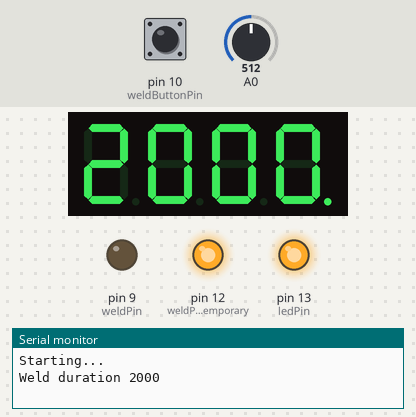
A sketch run on a simulated Arduino Uno, built with avr-gcc and run on an emulated ATmega328P. Parts: 4-digit seven-segment display, output pins drawn as LEDs (lit = HIGH), the last lines printed to the serial monitor. Inputs (shaded band) come from the test bench; at power-on: A0 = 512, pin 10 (weldButtonPin) HIGH. Pins used as bus, display or sensor lines are not drawn.

Above: at 2.2 s.
2.3 s: A0 set to 716
At 3.1 s:
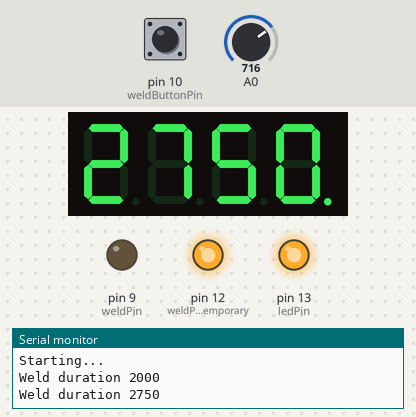
3.9 s: A0 set to 900
At 4.3 s:
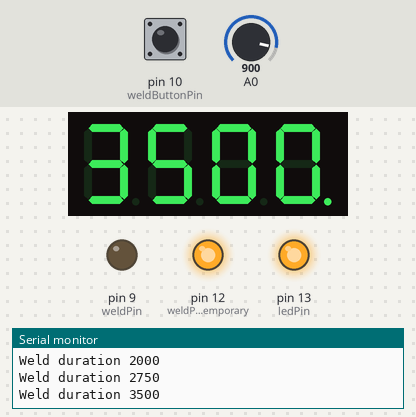
5.5 s: pin 10 (weldButtonPin) pulled LOW for 0.15 s
At 15.4 s:
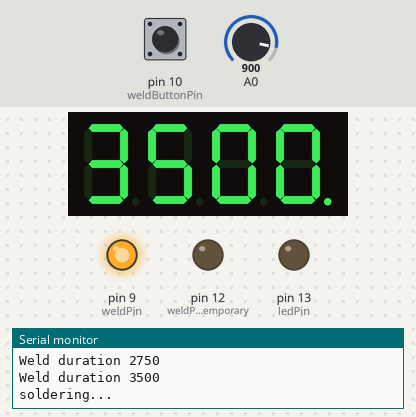
Timing chart, 0 to 15.7 s (numbered marks = the images above; inputs shaded):
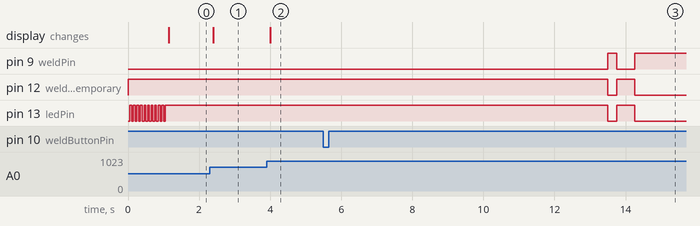

The sketch:

soldador.ino
```cpp
// (licence header left out)
/********************
4 Digit 7seg display pinout:
Pins labelled as a-g are the LED forming a digit.
Pins labelled D1-4 are the cathode of each digit on the display.
 12  11 10 9 8 7
 _   _   _   _
|_| |_| |_| |_|
|_|.|_|.|_|.|_|.
   1 2 3 4 5 6

1 e (pin8)
2 d (pina1)
3 dp (pina4)
4 c a3
5 g a5
6 d4 a4
7 b (pin7)
8 d3 (pin6)
9 d2 (pin5)
10 f 4
11 a (pin3)
12 d1 (pin2)

*/
#include <Arduino.h>
#include <SevSeg.h>
//#include <SevenSeg.h>
const int sinusMax_us = 4583; // time required for a sine-wave at 60Hz to half-cycle once

const byte weldPin = 9;
const byte weldPin_Temporary = 12; //relay connected here
const byte weldButtonPin = 10;
const byte weldBuzzerPin = A5;
const byte ledPin = 13;
const byte zeroCrossPin = 11;
const int preWeld_ms = 250;
const int weldPause_ms = 500;
const int step_ms = 250;
      int weldTime_ms = 0;
     bool continuously = true;
     bool onoff = false;
SevSeg sevseg; //Instantiate a seven segment object

/*SevenSeg disp (3, 7, A3, A1, 8, 4, A5) ;
const int numOfDigits =4;
int digit_Pins [ numOfDigits ]={2,5,6,A2};*/


void setup() {

  Serial.begin(115200);
  Serial.println("Starting...");

  byte digitPins[] = {2,5,6,A2};
  byte segmentPins[] = {3, 7, A3, A1, 8, 4, A5, A4};
  sevseg.begin(COMMON_CATHODE, 4, digitPins, segmentPins);

  /*disp.setDigitPins ( numOfDigits , digit_Pins );
  disp.setDPPin(A4);
  disp.setCommonCathode();*/

  pinMode(weldButtonPin, INPUT_PULLUP);
  pinMode(weldPin, OUTPUT); // welding doesnt work yet because i dont have the right WIMA capacitor for the rc-filter that activates the weld
  pinMode(weldPin_Temporary, OUTPUT); // a temporary workaround to the lack of the correct rc-filter (which activates the weld) is this pin which is a relay board
  pinMode(ledPin, OUTPUT);
  pinMode(weldBuzzerPin, OUTPUT);
  pinMode(zeroCrossPin, INPUT);

  digitalWrite(weldPin_Temporary, HIGH); // immediately turn off the relay
  //disp.setDigitDelay(250);
  //disp.write("Hello");

  for (int ii = 0; ii<= 20; ii++) {
    digitalWrite(ledPin, onoff);
    onoff = !onoff;
    delay(50);
  }
  digitalWrite(ledPin, 1); // power on indication
}

void loop() {

  // potentiometer on pin A0 will tell me the duration of the pulse of weld
  // read the input on analog pin 0:
  int sensorValue = analogRead(A0);
  // Convert the analog reading (which goes from 0 - 1023) to a voltage (0 - 5V):
  float duration = map(sensorValue, 0, 1023, 0, 16) * step_ms;
  if (weldTime_ms != duration)
  {
    weldTime_ms = duration;
    // print out the value you read:
    Serial.print("Weld duration ");
    Serial.println(weldTime_ms);
    sevseg.setNumber(weldTime_ms,0);
    //disp.write(weldTime_ms);
    delay(100);
  }


  if(weldTime_ms < step_ms /*BCDswitch()==0*/ && !digitalRead(weldButtonPin))
  {
    //disp.write("HOLD");
    sevseg.setNumber(8888,0);
    weld(true); // continuous welding
  }
  else if (!digitalRead(weldButtonPin)) //will be false when pressed coz PULLUP
  {
    Serial.println("soldering...");
    //disp.write("WELD");
    sevseg.setNumber(8888,0);
    weldCyclus(duration/*BCDswitch() * step_ms*/); // use timer
  }
  else
  {
    sevseg.refreshDisplay();
  }

}

void weldCyclus(int weldTime_ms)
{
  for (int k = 0; k < 4; k++) {
    analogWrite(weldBuzzerPin, 750);
    delay(1000);
    analogWrite(weldBuzzerPin, 0);
    delay(1000);
  }
  sinusMax();
  pulseWeld(preWeld_ms);
  delay(weldPause_ms);
  sinusMax();
  pulseWeld(weldTime_ms);
}

/*int BCDswitch(int nothingness)
{
  int bcd;
  bitWrite(bcd, 0, !digitalRead(BCDswitch0));
  bitWrite(bcd, 1, !digitalRead(BCDswitch1));
  bitWrite(bcd, 2, !digitalRead(BCDswitch2));
  bitWrite(bcd, 3, !digitalRead(BCDswitch3));
  return bcd;
}
*/
// Performs an intervalled operation of welding
void pulseWeld(int ms)
{
  weld(1);
  delay(ms);
  weld(0);
  //Serial << ms << endl;
}

// Connect welder to Mains (turn it on [actually welds])
void weld(bool b)
{
  digitalWrite(weldPin, b);
  digitalWrite(weldPin_Temporary, !b);
  digitalWrite(ledPin, !b);
}

// Waits for a zerocrossing of AC line
void sinusMax()
{
  /*while(digitalRead(zeroCrossPin));
  while(!digitalRead(zeroCrossPin));*/
  delayMicroseconds(sinusMax_us); // to prevent inrush current, turn-on at the sinus max
}
```

Measured:
- after the input at 2.3 s, the display: changes after 0.10 s (image 1)
- after the input at 3.9 s, the display: changes after 0.10 s (image 2)
- after the input at 5.5 s, pin 9 (weldPin): LOW → HIGH after 8.0 s, → LOW 0.25 s later, → HIGH 0.50 s later; pin 12 (weldPin_Temporary), pin 13 (ledPin): HIGH → LOW after 8.0 s, → HIGH 0.25 s later, → LOW 0.50 s later
